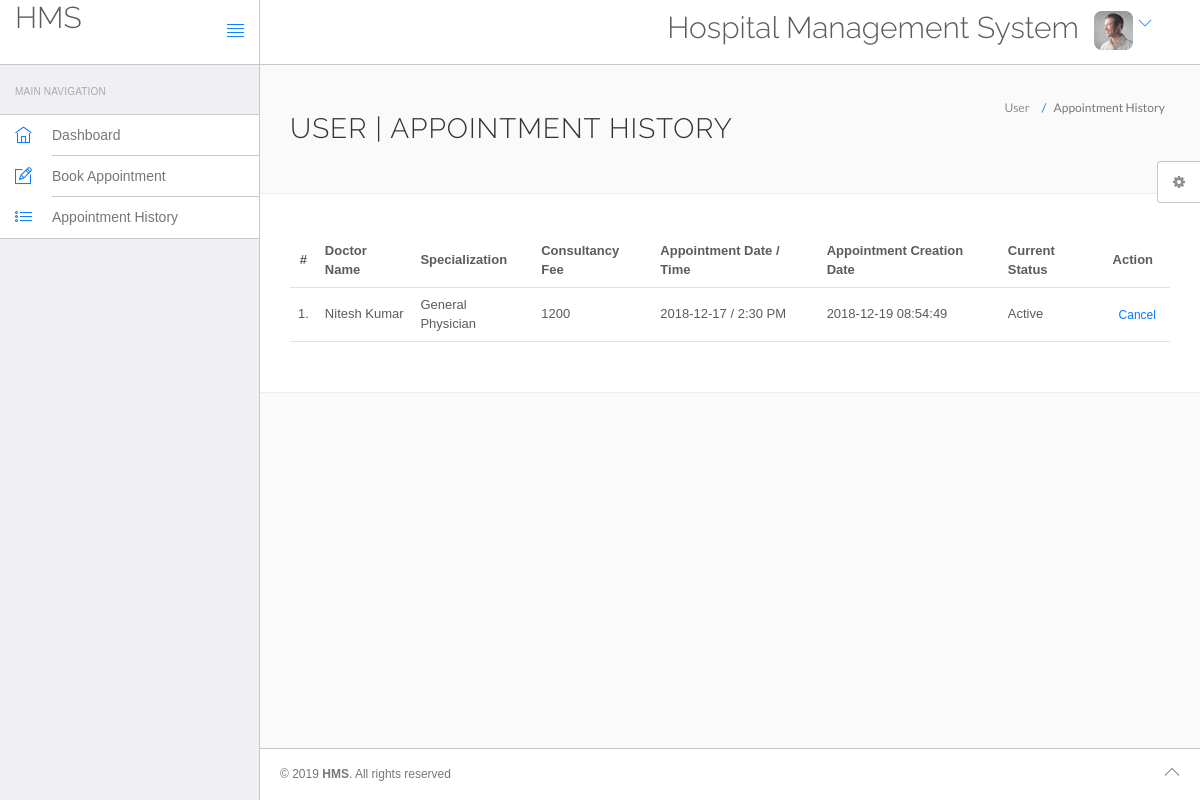
/hospital/hms/appointment-history.php, run on the app's committed database.
### tables this page shows
CREATE TABLE IF NOT EXISTS `appointment` (
  `id` int(11) NOT NULL AUTO_INCREMENT,
  `doctorSpecialization` varchar(255) NOT NULL,
  `doctorId` int(11) NOT NULL,
  `userId` int(11) NOT NULL,
  `consultancyFees` int(11) NOT NULL,
  `appointmentDate` varchar(255) NOT NULL,
  `appointmentTime` varchar(255) NOT NULL,
  `postingDate` timestamp NOT NULL DEFAULT CURRENT_TIMESTAMP,
  `userStatus` int(11) NOT NULL,
  `doctorStatus` int(11) NOT NULL,
  `updationDate` varchar(255) NOT NULL,
  PRIMARY KEY (`id`)
);

CREATE TABLE IF NOT EXISTS `doctors` (
  `id` int(11) NOT NULL AUTO_INCREMENT,
  `specilization` varchar(255) NOT NULL,
  `doctorName` varchar(255) NOT NULL,
  `address` longtext NOT NULL,
  `docFees` varchar(255) NOT NULL,
  `contactno` bigint(11) NOT NULL,
  `docEmail` varchar(255) NOT NULL,
  `password` varchar(255) NOT NULL,
  `creationDate` timestamp NOT NULL DEFAULT CURRENT_TIMESTAMP,
  `updationDate` varchar(255) NOT NULL,
  PRIMARY KEY (`id`)
);

### hospital/hms/appointment-history.php (the view, shortened to what this page needs)
<?php
include('includes/config.php');
?>
<!DOCTYPE html>
<html lang="en">
	<head>
		<link rel="stylesheet" href="vendor/bootstrap/css/bootstrap.min.css">
		<link rel="stylesheet" href="vendor/fontawesome/css/font-awesome.min.css">
		<link rel="stylesheet" href="vendor/themify-icons/themify-icons.min.css">
		<link href="vendor/animate.css/animate.min.css" rel="stylesheet" media="screen">
		<link href="vendor/perfect-scrollbar/perfect-scrollbar.min.css" rel="stylesheet" media="screen">
		<link href="vendor/switchery/switchery.min.css" rel="stylesheet" media="screen">
		<link href="vendor/bootstrap-touchspin/jquery.bootstrap-touchspin.min.css" rel="stylesheet" media="screen">
		<link href="vendor/select2/select2.min.css" rel="stylesheet" media="screen">
		<link href="vendor/bootstrap-datepicker/bootstrap-datepicker3.standalone.min.css" rel="stylesheet" media="screen">
		<link href="vendor/bootstrap-timepicker/bootstrap-timepicker.min.css" rel="stylesheet" media="screen">
		<link rel="stylesheet" href="assets/css/styles.css">
		<link rel="stylesheet" href="assets/css/plugins.css">
		<link rel="stylesheet" href="assets/css/themes/theme-1.css" id="skin_color" />
	</head>
	<body>
		<div id="app">
<?php include('includes/sidebar.php');?>
			<div class="app-content">
					<?php include('includes/header.php');?>
				<div class="main-content" >
					<div class="wrap-content container" id="container">
						<section id="page-title">
							<div class="row">
								<div class="col-sm-8">
									<h1 class="mainTitle">User  | Appointment History</h1>
																	</div>
								<ol class="breadcrumb">
									<li>
										<span>User </span>
									</li>
									<li class="active">
										<span>Appointment History</span>
									</li>
								</ol>
							</div>
						</section>
						<div class="container-fluid container-fullw bg-white">
									<div class="row">
								<div class="col-md-12">
									<table class="table table-hover" id="sample-table-1">
										<thead>
											<tr>
												<th class="center">#</th>
												<th class="hidden-xs">Doctor Name</th>
												<th>Specialization</th>
												<th>Consultancy Fee</th>
												<th>Appointment Date / Time </th>
												<th>Appointment Creation Date  </th>
												<th>Current Status</th>
												<th>Action</th>
											</tr>
										</thead>
										<tbody>
<?php
$sql=mysqli_query($con,"select doctors.doctorName as docname,appointment.*  from appointment join doctors on doctors.id=appointment.doctorId where appointment.userId='".$_SESSION['id']."'");
$cnt=1;
while($row=mysqli_fetch_array($sql))
{
?>
											<tr>
												<td class="center"><?php echo $cnt;?>.</td>
												<td class="hidden-xs"><?php echo $row['docname'];?></td>
												<td><?php echo $row['doctorSpecialization'];?></td>
												<td><?php echo $row['consultancyFees'];?></td>
												<td><?php echo $row['appointmentDate'];?> / <?php echo
												 $row['appointmentTime'];?>
												</td>
												<td><?php echo $row['postingDate'];?></td>
												<td>
<?php if(($row['userStatus']==1) && ($row['doctorStatus']==1))
{
	echo "Active";
}
												?></td>
												<td >
												<div class="visible-md visible-lg hidden-sm hidden-xs">
							<?php if(($row['userStatus']==1) && ($row['doctorStatus']==1))
{ ?>
	<a href="appointment-history.php?id=<?php echo $row['id']?>&cancel=update" onClick="return confirm('Are you sure you want to cancel this appointment ?')"class="btn btn-transparent btn-xs tooltips" title="Cancel Appointment" tooltip-placement="top" tooltip="Remove">Cancel</a>
	<?php } else {
		echo "Canceled";
		} ?>
												</div>
												</td>
											</tr>
											<?php
$cnt=$cnt+1;
											 }?>
										</tbody>
									</table>
								</div>
							</div>
								</div>
					</div>
				</div>
			</div>
	<?php include('includes/footer.php');?>
	<?php include('includes/setting.php');?>
		</div>
	</body>
</html>

### hospital/hms/assets/css/themes/theme-1.css (style rules this page uses)
body { background: #FAFAFA; }

### data on the page
appointment: doctorId.doctorName "Nitesh Kumar", doctorSpecialization "General Physician", consultancyFees "1200", appointmentDate "2018-12-17", appointmentTime "2:30 PM", postingDate "2018-12-19 08:54:49", userStatus "Active"
